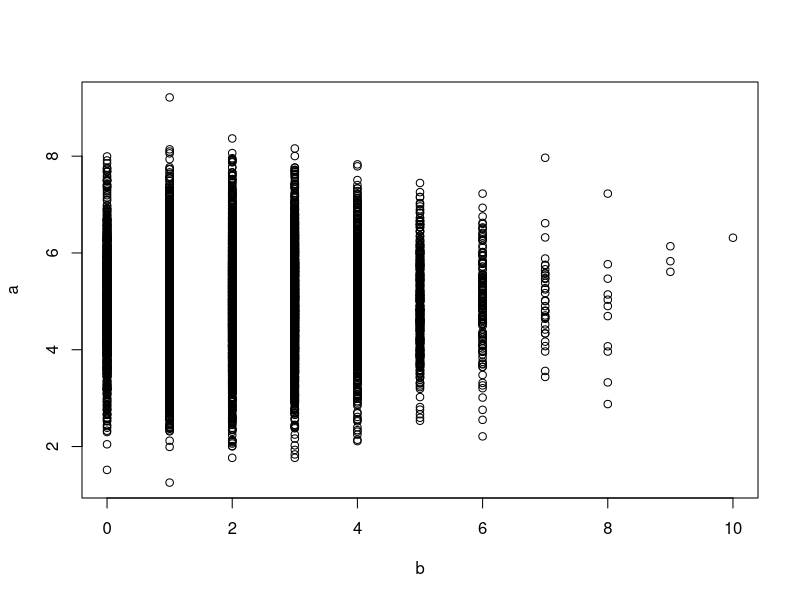

Here is the R script that generated this plot:
## ---- chunk 1
a <- rnorm(10000, mean = 5)
b <- rpois(10000, lambda = 2)
plot (a~b)
